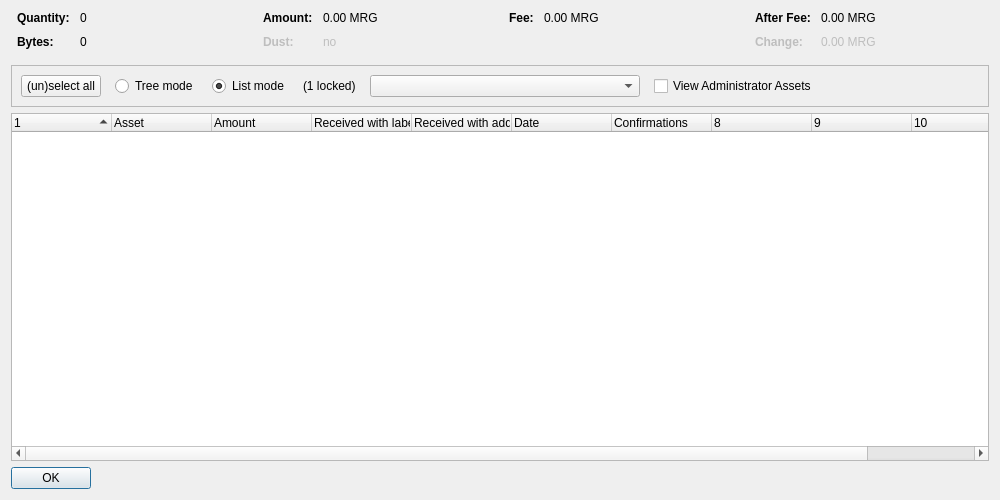
<?xml version="1.0" encoding="UTF-8"?>
<ui version="4.0">
 <class>AssetControlDialog</class>
 <widget class="QDialog" name="AssetControlDialog">
  <property name="geometry">
   <rect>
    <x>0</x>
    <y>0</y>
    <width>1000</width>
    <height>500</height>
   </rect>
  </property>
  <property name="windowTitle">
   <string>Asset Selection</string>
  </property>
  <layout class="QVBoxLayout" name="verticalLayout">
   <item>
    <layout class="QHBoxLayout" name="horizontalLayoutTop" stretch="0,0,0,0">
     <property name="topMargin">
      <number>0</number>
     </property>
     <property name="bottomMargin">
      <number>10</number>
     </property>
     <item>
      <layout class="QFormLayout" name="formLayoutAssetControl1">
       <property name="horizontalSpacing">
        <number>10</number>
       </property>
       <property name="verticalSpacing">
        <number>10</number>
       </property>
       <property name="leftMargin">
        <number>6</number>
       </property>
       <property name="rightMargin">
        <number>6</number>
       </property>
       <item row="0" column="0">
        <widget class="QLabel" name="labelAssetControlQuantityText">
         <property name="font">
          <font>
           <weight>75</weight>
           <bold>true</bold>
          </font>
         </property>
         <property name="text">
          <string>Quantity:</string>
         </property>
        </widget>
       </item>
       <item row="0" column="1">
        <widget class="QLabel" name="labelAssetControlQuantity">
         <property name="cursor">
          <cursorShape>IBeamCursor</cursorShape>
         </property>
         <property name="contextMenuPolicy">
          <enum>Qt::ActionsContextMenu</enum>
         </property>
         <property name="text">
          <string notr="true">0</string>
         </property>
         <property name="textInteractionFlags">
          <set>Qt::LinksAccessibleByMouse|Qt::TextSelectableByKeyboard|Qt::TextSelectableByMouse</set>
         </property>
        </widget>
       </item>
       <item row="1" column="0">
        <widget class="QLabel" name="labelAssetControlBytesText">
         <property name="font">
          <font>
           <weight>75</weight>
           <bold>true</bold>
          </font>
         </property>
         <property name="text">
          <string>Bytes:</string>
         </property>
        </widget>
       </item>
       <item row="1" column="1">
        <widget class="QLabel" name="labelAssetControlBytes">
         <property name="cursor">
          <cursorShape>IBeamCursor</cursorShape>
         </property>
         <property name="contextMenuPolicy">
          <enum>Qt::ActionsContextMenu</enum>
         </property>
         <property name="text">
          <string notr="true">0</string>
         </property>
         <property name="textInteractionFlags">
          <set>Qt::LinksAccessibleByMouse|Qt::TextSelectableByKeyboard|Qt::TextSelectableByMouse</set>
         </property>
        </widget>
       </item>
      </layout>
     </item>
     <item>
      <layout class="QFormLayout" name="formLayoutAssetControl2">
       <property name="horizontalSpacing">
        <number>10</number>
       </property>
       <property name="verticalSpacing">
        <number>10</number>
       </property>
       <property name="leftMargin">
        <number>6</number>
       </property>
       <property name="rightMargin">
        <number>6</number>
       </property>
       <item row="0" column="0">
        <widget class="QLabel" name="labelAssetControlAmountText">
         <property name="font">
          <font>
           <weight>75</weight>
           <bold>true</bold>
          </font>
         </property>
         <property name="text">
          <string>Amount:</string>
         </property>
        </widget>
       </item>
       <item row="0" column="1">
        <widget class="QLabel" name="labelAssetControlAmount">
         <property name="cursor">
          <cursorShape>IBeamCursor</cursorShape>
         </property>
         <property name="contextMenuPolicy">
          <enum>Qt::ActionsContextMenu</enum>
         </property>
         <property name="text">
          <string notr="true">0.00 MRG</string>
         </property>
         <property name="textInteractionFlags">
          <set>Qt::LinksAccessibleByMouse|Qt::TextSelectableByKeyboard|Qt::TextSelectableByMouse</set>
         </property>
        </widget>
       </item>
       <item row="1" column="0">
        <widget class="QLabel" name="labelAssetControlLowOutputText">
         <property name="enabled">
          <bool>false</bool>
         </property>
         <property name="font">
          <font>
           <weight>75</weight>
           <bold>true</bold>
          </font>
         </property>
         <property name="text">
          <string>Dust:</string>
         </property>
        </widget>
       </item>
       <item row="1" column="1">
        <widget class="QLabel" name="labelAssetControlLowOutput">
         <property name="enabled">
          <bool>false</bool>
         </property>
         <property name="cursor">
          <cursorShape>IBeamCursor</cursorShape>
         </property>
         <property name="contextMenuPolicy">
          <enum>Qt::ActionsContextMenu</enum>
         </property>
         <property name="text">
          <string notr="true">no</string>
         </property>
         <property name="textInteractionFlags">
          <set>Qt::LinksAccessibleByMouse|Qt::TextSelectableByKeyboard|Qt::TextSelectableByMouse</set>
         </property>
        </widget>
       </item>
      </layout>
     </item>
     <item>
      <layout class="QFormLayout" name="formLayoutAssetControl3">
       <property name="horizontalSpacing">
        <number>10</number>
       </property>
       <property name="verticalSpacing">
        <number>10</number>
       </property>
       <property name="leftMargin">
        <number>6</number>
       </property>
       <property name="rightMargin">
        <number>6</number>
       </property>
       <item row="0" column="0">
        <widget class="QLabel" name="labelAssetControlFeeText">
         <property name="font">
          <font>
           <weight>75</weight>
           <bold>true</bold>
          </font>
         </property>
         <property name="text">
          <string>Fee:</string>
         </property>
        </widget>
       </item>
       <item row="0" column="1">
        <widget class="QLabel" name="labelAssetControlFee">
         <property name="cursor">
          <cursorShape>IBeamCursor</cursorShape>
         </property>
         <property name="contextMenuPolicy">
          <enum>Qt::ActionsContextMenu</enum>
         </property>
         <property name="text">
          <string notr="true">0.00 MRG</string>
         </property>
         <property name="textInteractionFlags">
          <set>Qt::LinksAccessibleByMouse|Qt::TextSelectableByKeyboard|Qt::TextSelectableByMouse</set>
         </property>
        </widget>
       </item>
      </layout>
     </item>
     <item>
      <layout class="QFormLayout" name="formLayoutAssetControl4">
       <property name="horizontalSpacing">
        <number>10</number>
       </property>
       <property name="verticalSpacing">
        <number>10</number>
       </property>
       <property name="leftMargin">
        <number>6</number>
       </property>
       <property name="rightMargin">
        <number>6</number>
       </property>
       <item row="0" column="0">
        <widget class="QLabel" name="labelAssetControlAfterFeeText">
         <property name="font">
          <font>
           <weight>75</weight>
           <bold>true</bold>
          </font>
         </property>
         <property name="text">
          <string>After Fee:</string>
         </property>
        </widget>
       </item>
       <item row="0" column="1">
        <widget class="QLabel" name="labelAssetControlAfterFee">
         <property name="cursor">
          <cursorShape>IBeamCursor</cursorShape>
         </property>
         <property name="contextMenuPolicy">
          <enum>Qt::ActionsContextMenu</enum>
         </property>
         <property name="text">
          <string notr="true">0.00 MRG</string>
         </property>
         <property name="textInteractionFlags">
          <set>Qt::LinksAccessibleByMouse|Qt::TextSelectableByKeyboard|Qt::TextSelectableByMouse</set>
         </property>
        </widget>
       </item>
       <item row="1" column="0">
        <widget class="QLabel" name="labelAssetControlChangeText">
         <property name="enabled">
          <bool>false</bool>
         </property>
         <property name="font">
          <font>
           <weight>75</weight>
           <bold>true</bold>
          </font>
         </property>
         <property name="text">
          <string>Change:</string>
         </property>
        </widget>
       </item>
       <item row="1" column="1">
        <widget class="QLabel" name="labelAssetControlChange">
         <property name="enabled">
          <bool>false</bool>
         </property>
         <property name="cursor">
          <cursorShape>IBeamCursor</cursorShape>
         </property>
         <property name="contextMenuPolicy">
          <enum>Qt::ActionsContextMenu</enum>
         </property>
         <property name="text">
          <string notr="true">0.00 MRG</string>
         </property>
         <property name="textInteractionFlags">
          <set>Qt::LinksAccessibleByMouse|Qt::TextSelectableByKeyboard|Qt::TextSelectableByMouse</set>
         </property>
        </widget>
       </item>
      </layout>
     </item>
    </layout>
   </item>
   <item>
    <widget class="QFrame" name="frame">
     <property name="minimumSize">
      <size>
       <width>0</width>
       <height>40</height>
      </size>
     </property>
     <property name="frameShape">
      <enum>QFrame::StyledPanel</enum>
     </property>
     <property name="frameShadow">
      <enum>QFrame::Sunken</enum>
     </property>
     <layout class="QHBoxLayout" name="horizontalLayout">
      <item>
       <layout class="QHBoxLayout" name="horizontalLayoutPanel" stretch="0,0,0,0,0,0,0">
        <property name="spacing">
         <number>14</number>
        </property>
        <item>
         <widget class="QPushButton" name="pushButtonSelectAll">
          <property name="sizePolicy">
           <sizepolicy hsizetype="Maximum" vsizetype="Fixed">
            <horstretch>0</horstretch>
            <verstretch>0</verstretch>
           </sizepolicy>
          </property>
          <property name="text">
           <string>(un)select all</string>
          </property>
          <property name="autoDefault">
           <bool>false</bool>
          </property>
         </widget>
        </item>
        <item>
         <widget class="QRadioButton" name="radioTreeMode">
          <property name="sizePolicy">
           <sizepolicy hsizetype="Maximum" vsizetype="Fixed">
            <horstretch>0</horstretch>
            <verstretch>0</verstretch>
           </sizepolicy>
          </property>
          <property name="text">
           <string>Tree mode</string>
          </property>
         </widget>
        </item>
        <item>
         <widget class="QRadioButton" name="radioListMode">
          <property name="sizePolicy">
           <sizepolicy hsizetype="Maximum" vsizetype="Fixed">
            <horstretch>0</horstretch>
            <verstretch>0</verstretch>
           </sizepolicy>
          </property>
          <property name="text">
           <string>List mode</string>
          </property>
          <property name="checked">
           <bool>true</bool>
          </property>
         </widget>
        </item>
        <item>
         <widget class="QLabel" name="labelLocked">
          <property name="text">
           <string notr="true">(1 locked)</string>
          </property>
         </widget>
        </item>
        <item>
         <widget class="QComboBox" name="assetList">
          <property name="minimumContentsLength">
           <number>30</number>
          </property>
         </widget>
        </item>
        <item>
         <widget class="QCheckBox" name="viewAdministrator">
          <property name="toolTip">
           <string>View assets that you have the ownership asset for</string>
          </property>
          <property name="text">
           <string>View Administrator Assets</string>
          </property>
         </widget>
        </item>
        <item>
         <spacer name="horizontalSpacer">
          <property name="orientation">
           <enum>Qt::Horizontal</enum>
          </property>
          <property name="sizeHint" stdset="0">
           <size>
            <width>40</width>
            <height>20</height>
           </size>
          </property>
         </spacer>
        </item>
       </layout>
      </item>
     </layout>
    </widget>
   </item>
   <item>
    <widget class="AssetControlTreeWidget" name="treeWidget">
     <property name="contextMenuPolicy">
      <enum>Qt::CustomContextMenu</enum>
     </property>
     <property name="sortingEnabled">
      <bool>false</bool>
     </property>
     <property name="columnCount">
      <number>11</number>
     </property>
     <attribute name="headerShowSortIndicator" stdset="0">
      <bool>true</bool>
     </attribute>
     <attribute name="headerStretchLastSection">
      <bool>false</bool>
     </attribute>
     <column>
      <property name="text">
       <string/>
      </property>
     </column>
     <column>
      <property name="text">
       <string>Asset</string>
      </property>
     </column>
     <column>
      <property name="text">
       <string>Amount</string>
      </property>
     </column>
     <column>
      <property name="text">
       <string>Received with label</string>
      </property>
     </column>
     <column>
      <property name="text">
       <string>Received with address</string>
      </property>
     </column>
     <column>
      <property name="text">
       <string>Date</string>
      </property>
     </column>
     <column>
      <property name="text">
       <string>Confirmations</string>
      </property>
      <property name="toolTip">
       <string>Confirmed</string>
      </property>
     </column>
     <column>
      <property name="text">
       <string/>
      </property>
     </column>
     <column>
      <property name="text">
       <string/>
      </property>
     </column>
     <column>
      <property name="text">
       <string/>
      </property>
     </column>
     <column>
      <property name="text">
       <string/>
      </property>
     </column>
    </widget>
   </item>
   <item>
    <widget class="QDialogButtonBox" name="buttonBox">
     <property name="sizePolicy">
      <sizepolicy hsizetype="Maximum" vsizetype="Fixed">
       <horstretch>0</horstretch>
       <verstretch>0</verstretch>
      </sizepolicy>
     </property>
     <property name="orientation">
      <enum>Qt::Horizontal</enum>
     </property>
     <property name="standardButtons">
      <set>QDialogButtonBox::Ok</set>
     </property>
    </widget>
   </item>
  </layout>
 </widget>
 <customwidgets>
  <customwidget>
   <class>AssetControlTreeWidget</class>
   <extends>QTreeWidget</extends>
   <header location="global">assetcontroltreewidget.h</header>
  </customwidget>
 </customwidgets>
 <resources/>
 <connections/>
</ui>
